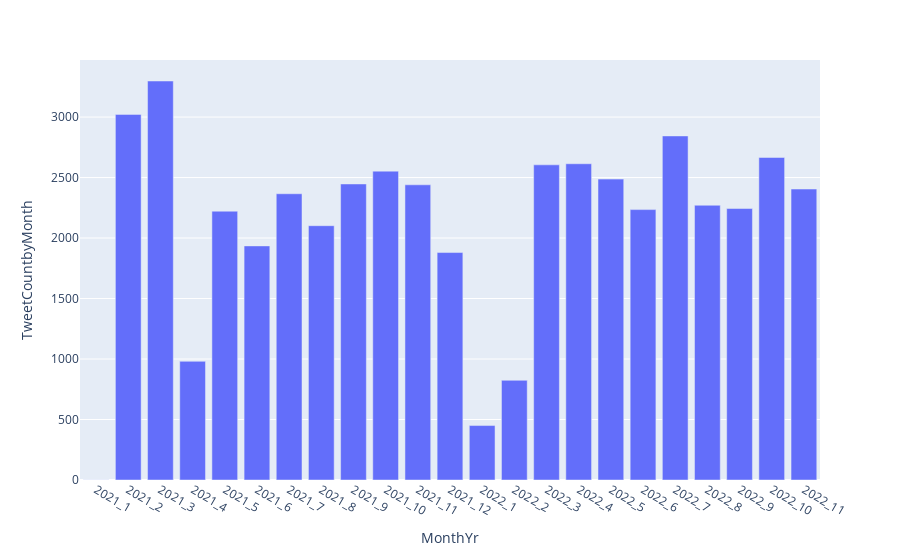

Source (notebook cell):
### Code cell
tempdf = ps.DataFrame(dfMonth)

fig = tempdf.plot(kind='bar', x='MonthYr', y='TweetCountbyMonth')
fig.show()
fig.write_image("Images/TweetCountByMonth.svg")
fig.write_html("Images/TweetCountByMonth.html")

### Figure 1 — Plotly figure (JSON) as saved in the notebook; plotly's stock layout.template omitted (floating-point values rounded to 4 significant figures)
{"data": [{"alignmentgroup": "True", "hovertemplate": "MonthYr=%{x}<br>TweetCountbyMonth=%{y}<extra></extra>", "legendgroup": "", "marker": {"color": "#636efa", "pattern": {"shape": ""}}, "name": "", "offsetgroup": "", "orientation": "v", "showlegend": false, "textposition": "auto", "type": "bar", "x": ["2021_1", "2021_2", "2021_3", "2021_4", "2021_5", "2021_6", "2021_7", "2021_8", "2021_9", "2021_10", "2021_11", "2021_12", "2022_1", "2022_2", "2022_3", "2022_4", "2022_5", "2022_6", "2022_7", "2022_8", "2022_9", "2022_10", "2022_11"], "xaxis": "x", "y": [1, 3022, 3298, 981, 2222, 1935, 2366, 2102, 2447, 2553, 2440, 1880, 450, 824, 2605, 2614, 2487, 2235, 2844, 2271, 2244, 2666, 2405], "yaxis": "y"}], "layout": {"barmode": "relative", "legend": {"tracegroupgap": 0}, "margin": {"t": 60}, "xaxis": {"anchor": "y", "domain": [0, 1], "title": {"text": "MonthYr"}}, "yaxis": {"anchor": "x", "domain": [0, 1], "title": {"text": "TweetCountbyMonth"}}}}
